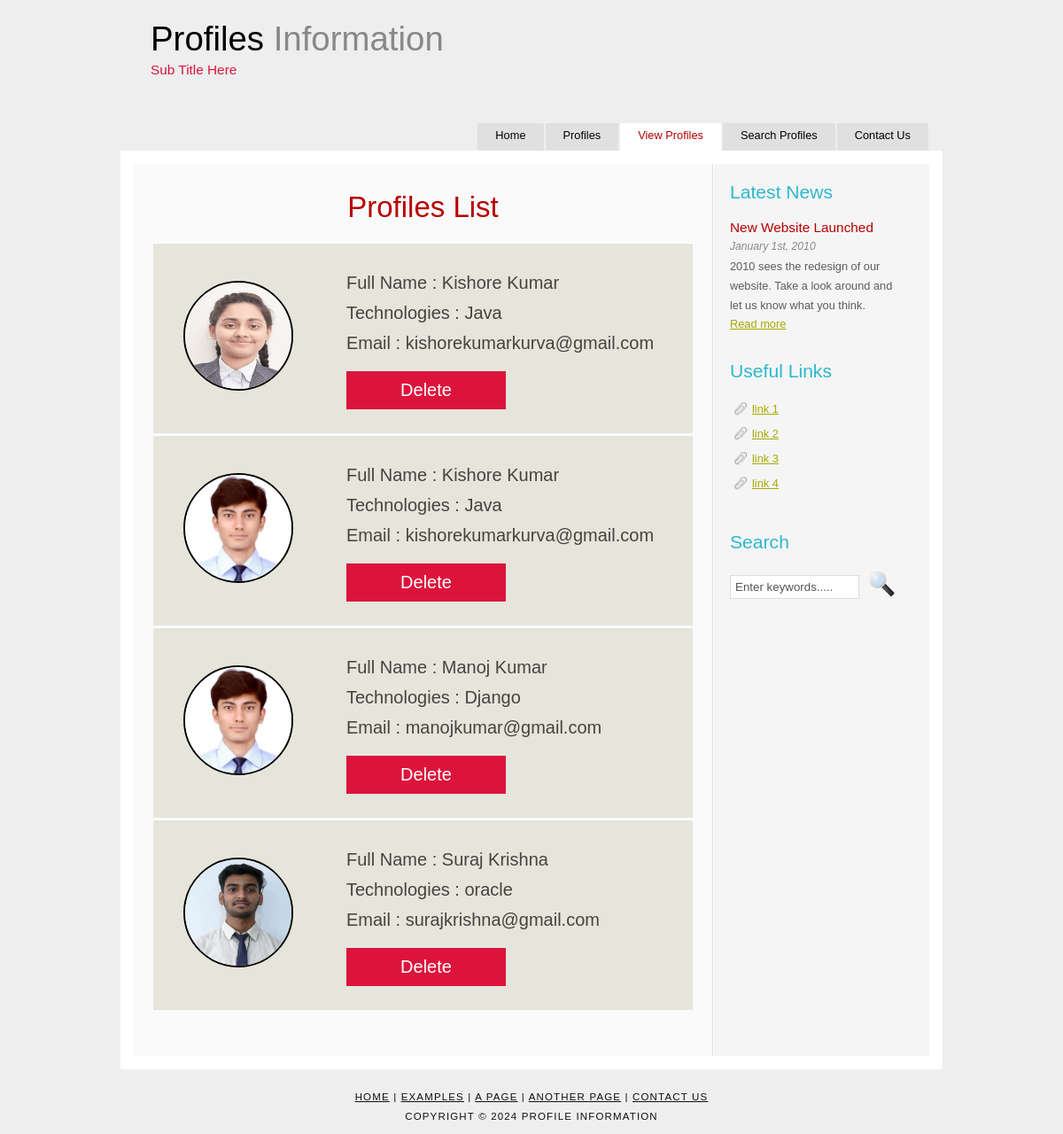
Screenshot of /view/ with the database file from the repository.
### profiles/models.py (models this page shows)
class Info(models.Model):
    fn = models.CharField(max_length = 50)
    ln = models.CharField(max_length = 50)
    tech = models.CharField(max_length = 200)
    email = models.EmailField()
    photo = models.FileField()

### profiles/views.py (the view)
# urls.py: path('view/', GetProfiles, name = 'view'),
def GetProfiles(request):
    if request.method == 'GET':
        rows = Info.objects.all()
        return render(request, 'profiles/getprofiles.html', {'rows':rows})

### templates/profiles/getprofiles.html (shortened to what this page needs)
{% extends 'base.html' %}
{% block view %} class='selected' {% endblock %}
{% block content %}
    <div class="getprofiles">
        <table cellpadding="10">
            <caption>
                <h2>Profiles List</h2>
            </caption>
        {% for r in rows %}
            <tr>
                <td>
                    <img src="{{r.photo.url}}" alt="image" height="80px" width="80px">
                    <p>
                        Full Name : {{r.fn}} {{r.ln}}<br>
                        Technologies : {{r.tech}}<br>
                        Email : {{r.email}}<br>
                        <button type="submit">
                            <a href="{% url 'delete' id %}">Delete</a>
                        </button>
                    </p>
                </td>
            </tr>
        {% endfor %}
        </table>
    </div>
{% endblock %}

### templates/base.html (shortened to what this page needs)
<!DOCTYPE HTML>
{% load static %}
<html>
<head>
  <link rel="stylesheet" href="{% static 'style/style.css'%}"/>
</head>
<body>
  <div id="main">
    <div id="header">
      <div id="logo">
        <h1><a href="#">Profiles<span class="logo_colour"> Information</span></a></h1>
        <h2>Sub Title Here</h2>
      </div>
      <div id="menubar">
        <ul id="menu">
          <li {% block index %} class="" {% endblock %}><a href="{% url 'index' %}">Home</a></li>
          <li {% block profile %} class="" {% endblock %}><a href="{% url 'profile' %}">Profiles</a></li>
          <li {% block view %} class="" {% endblock %}><a href="{% url 'view' %}">View Profiles</a></li>
          <li {% block search %} class="" {% endblock %}><a href="{% url 'search' %}">Search Profiles</a></li>
          <li><a href="#">Contact Us</a></li>
        </ul>
      </div>
    </div>
    <div id="site_content">
      <div class="sidebar">
        <h1>Latest News</h1>
        <h4>New Website Launched</h4>
        <h5>January 1st, 2010</h5>
        <p>2010 sees the redesign of our website. Take a look around and let us know what you think.<br /><a href="#">Read more</a></p>
        <h1>Useful Links</h1>
        <ul>
          <li><a href="#">link 1</a></li>
          <li><a href="#">link 2</a></li>
          <li><a href="#">link 3</a></li>
          <li><a href="#">link 4</a></li>
        </ul>
        <h1>Search</h1>
        <form method="post" action="#" id="search_form">
          <p>
            <input class="search" type="text" name="search_field" value="Enter keywords....." />
            <input name="search" type="image" style="border: 0; margin: 0 0 -9px 5px;" src="style/search.png" alt="Search" title="Search" />
          </p>
        </form>
      </div>
      <div id="content">
        {% block content %}{% endblock %}
      </div>
    </div>
    <div id="footer">
      <p><a href="#">Home</a> | <a href="#">Examples</a> | <a href="#">A Page</a> | <a href="#">Another Page</a> | <a href="#">Contact Us</a></p>
      <p>Copyright &copy; 2024 Profile Information</p>
    </div>
  </div>
</body>
</html>

### static/style/style.css (style rules this page uses)
html { height: 100%; }
* { margin: 0; padding: 0; }
body { font: normal .80em trebuchet ms, sans-serif; background: #EEE; color: #5D5D5D; }
p { padding: 0 0 20px 0; line-height: 1.7em; }
img { border: 0; }
h1, h2, h3, h4, h5, h6 { font: normal 165% 'century gothic', arial, sans-serif; color: #2DB8CD; margin: 0 0 14px 0; padding: 10px 0 5px 0; }
h2 { font: normal 165% 'century gothic', arial, sans-serif; color: #B60000; }
h4, h5, h6 { margin: 0; padding: 0 0 5px 0; font: normal 120% arial, sans-serif; color: #B60000; }
h5, h6 { font: italic 95% arial, sans-serif; color: #888; }
a, a:hover { outline: none; text-decoration: underline; color: #A4AA04; }
ul { margin: 2px 0 22px 17px; }
ul li { list-style-type: circle; margin: 0 0 6px 0; padding: 0 0 4px 5px; }
#main, #logo, #menubar, #site_content, #footer { margin-left: auto; margin-right: auto; }
#main { padding-bottom: 20px; }
#header { background: transparent; height: 170px; }
#logo { width: 860px; position: relative; height: 134px; }
#logo h1, #logo h2 { font: normal 300% "century gothic", arial, sans-serif; }
#logo h1 { padding: 24px 0 0 0; margin: 0; color: #FFF; }
#logo h2 { font-size: 120%; padding: 4px 0 0 0; color: crimson; }
#logo h1, #logo h1 a, #logo h1 a:hover { padding: 22px 0 0 0; color: #000; text-decoration: none; }
#logo h1 a .logo_colour { color: #888; }
#menubar { height: 24px; width: 900px; }
ul#menu { float: right; margin: 0; padding: 0; }
ul#menu li { float: left; padding: 0; list-style: none; margin: 5px 2px 0 0; }
ul#menu li a { font: normal 100% 'trebuchet ms', sans-serif; display: block; float: left; height: 20px; padding: 6px 20px 5px 20px; text-align: center; color: #000; text-decoration: none; background: #E0E0E0; }
ul#menu li.selected a, ul#menu li.selected a:hover { background: #FFF; color: #B60000; }
#site_content { width: 858px; overflow: hidden; margin: 0 auto 0 auto; padding: 10px 20px 20px 20px; background: #F6F6F0 url(back.png) repeat-y; border: 15px solid #FFF; }
.sidebar { float: right; width: 190px; padding: 0 15px 20px 15px; }
.sidebar ul { width: 178px; padding: 4px 0 0 0; margin: 4px 0 30px 0; }
.sidebar li { list-style: none; padding: 0 0 7px 0; }
.sidebar li a, .sidebar li a:hover { padding: 0 0 0 25px; display: block; background: transparent url(link.png) no-repeat left center; }
#content { text-align: left; width: 613px; padding: 0; }
#footer { width: 916px; font-family: sans-serif; font-size: 90%; height: 28px; padding: 20px 0 5px 0; text-align: center; background: transparent; color: #111; text-transform: uppercase; letter-spacing: 0.1em; }
#footer a, #footer a:hover { color: #111; text-decoration: underline; }
#footer p { line-height: 22px; padding: 0; }
.search { color: #555; border: 1px solid #DDD; width: 134px; padding: 5px; }
table { margin: 10px 0 30px 0; }
table tr th, table tr td { background: #3B3B3B; color: #FFF; padding: 7px 4px; text-align: left; }
table tr td { background: #E5E5DB; color: #47433F; border-top: 1px solid #FFF; }
.getprofiles table { width: 100%; font-size: 20px; }
.getprofiles table img { width: 120px; height: 120px; border-radius: 50%; float: left; border: 2px solid black; margin: 35px 60px 10px 30px; }
.getprofiles table td p { margin-top: 20px; }
.getprofiles table td p button { width: 180px; padding: 10px 20px; margin-top: 15px; border: none; background-color: crimson; }
.getprofiles table td p button a { color: white; font-size: 20px; text-decoration: none; cursor: pointer; }

### rows the page displays
Info: photo (picture), fn "Kishore", ln "Kumar", tech "Java", email "kishorekumarkurva@gmail.com"
Info: photo (picture), fn "Kishore", ln "Kumar", tech "Java", email "kishorekumarkurva@gmail.com"
Info: photo (picture), fn "Manoj", ln "Kumar", tech "Django", email "manojkumar@gmail.com"
Info: photo (picture), fn "Suraj", ln "Krishna", tech "oracle", email "surajkrishna@gmail.com"
